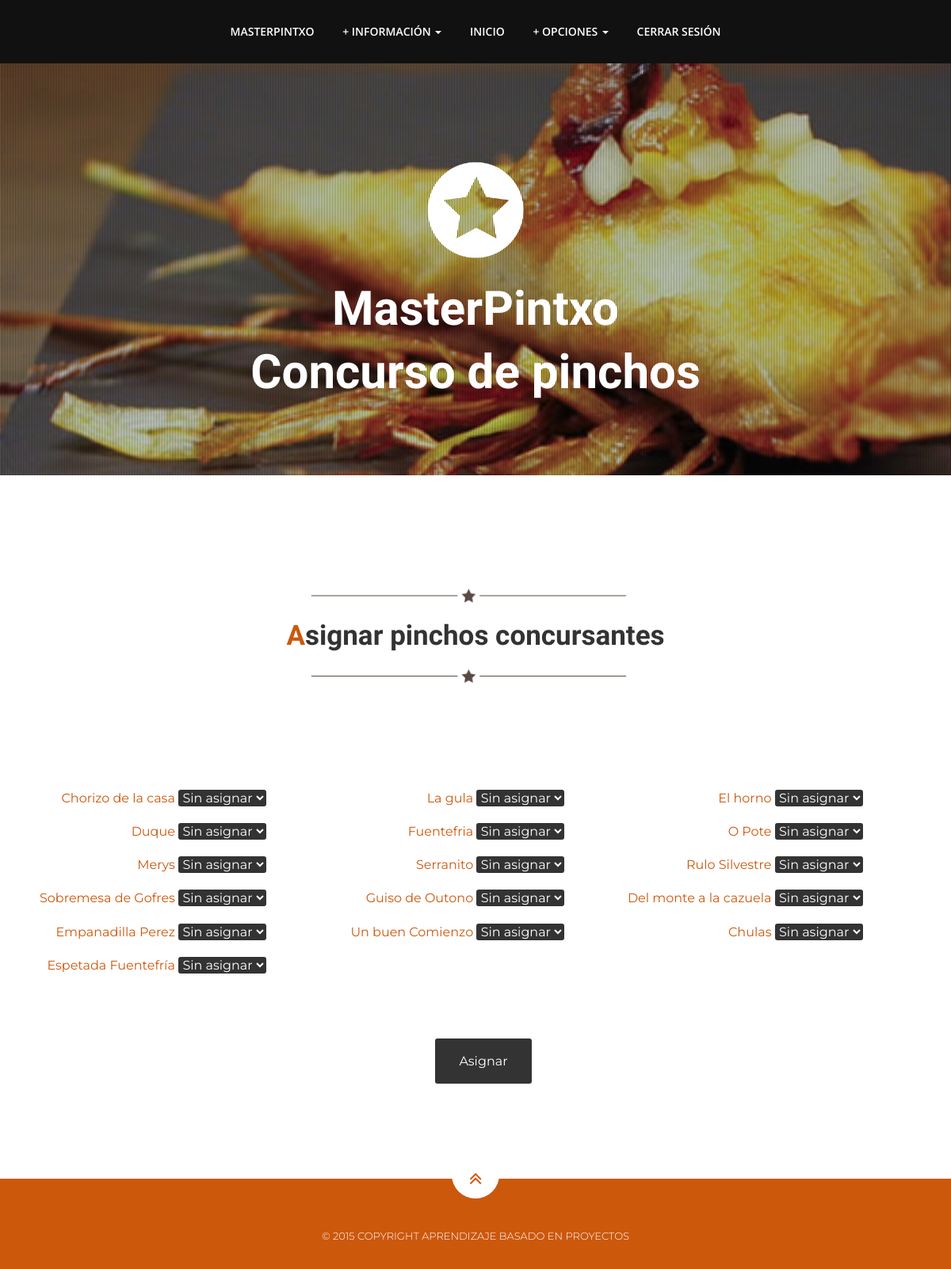
Page /index.php?controller=organizador&action=asignarPinchosVista (signed in) on the committed database.
### tables this page shows
CREATE TABLE IF NOT EXISTS `Pincho` (
  `idPincho` INT NOT NULL COMMENT '',
  `nombreP` VARCHAR(45) NOT NULL COMMENT '',
  `descripcionP` LONGTEXT NOT NULL COMMENT '',
  `precio` VARCHAR(4) NOT NULL COMMENT '',
  `concursante` TINYINT(1) NOT NULL DEFAULT 0 COMMENT '',
  `finalista` TINYINT(1) NOT NULL DEFAULT 0 COMMENT '',
  `Establecimiento_nif` VARCHAR(9) NOT NULL COMMENT '',
  `rutaImagen` VARCHAR(100) NULL COMMENT '',
  `confirmado` TINYINT(1) NOT NULL COMMENT '',
  PRIMARY KEY (`idPincho`)  COMMENT '',
  CONSTRAINT `fk_Pincho_Establecimiento1`
    FOREIGN KEY (`Establecimiento_nif`)
    REFERENCES `Establecimiento` (`nif`)
    ON DELETE NO ACTION
    ON UPDATE NO ACTION);

### nucleo/PDOConnection.php (called while the page is built)
<?php
class PDOConnection {
  private static $dbhost = "127.0.0.1";
  private static $dbname = "G_31MasterPintxo";
  private static $dbuser = "adminG31";
  private static $dbpass = "abc123.";
  private static $db_singleton = null;
  public static function getInstance() {
    if (self::$db_singleton == null) {
      self::$db_singleton = new PDO(
	"mysql:host=".self::$dbhost.";dbname=".self::$dbname.";charset=utf8",
	self::$dbuser,
	self::$dbpass,
	array(
	  PDO::ATTR_EMULATE_PREPARES => false,
	  PDO::ATTR_ERRMODE => PDO::ERRMODE_EXCEPTION
	)
      );
    }
    return self::$db_singleton;
  }
}
?>

### controller/BaseController.php (called while the page is built, shortened)
<?php
require_once(__DIR__ . "/../nucleo/ViewManager.php");
require_once(__DIR__ . "/../model/Organizador.php");
require_once(__DIR__ . "/../model/OrganizadorMapper.php");
class BaseController
{
    public function __construct()
    {
        $this->view = ViewManager::getInstance();
        $this->estMapper = new EstablecimientoMapper();
        $this->orgMapper = new OrganizadorMapper();
        $this->jurPopMapper = new JuradoPopularMapper();
        $this->jurProMapper = new JuradoProfesionalMapper();
        if (isset($_SESSION["currentuser"])) {
            if ($this->orgMapper->comprobarUsuario($_SESSION["currentuser"])) {
                $this->currentUser = new Organizador($_SESSION["currentuser"]);
                $this->username = $this->currentUser->getIdOrganizador();
            } else if ($this->estMapper->consultar($_SESSION["currentuser"])) {
                $this->currentUser = new Establecimiento($_SESSION["currentuser"]);
                $this->view->setVariable("currentusername", $this->currentUser->getNif());
                $this->username = $this->currentUser->getNif();
            } else if ($this->jurProMapper->existeUsuario($_SESSION["currentuser"])) {
                $this->currentUser = new JuradoProfesional($_SESSION["currentuser"]);
                $this->view->setVariable("currentusername", $this->currentUser->getDniJpro());
                $this->username = $this->currentUser->getDniJpro();
            } else if ($this->jurPopMapper->existeUsuario($_SESSION["currentuser"])) {
                $this->currentUser = new JuradoPopular($_SESSION["currentuser"]);
                $this->view->setVariable("currentusername", $this->currentUser->getDniJp());
                $this->view->setVariable("popular", $this->currentUser->getDniJp());
                $this->username = $this->currentUser->getDniJp();
            }
        }
    }
}

### model/Organizador.php (called while the page is built, shortened)
<?php
class Organizador
{
    private $idOrganizador;
    public function __construct($idOrganizador=NULL, $contrasenhaOrganizador=NULL)
    {
        $this->idOrganizador = $idOrganizador;
    }
    public function getIdOrganizador()
    {
        return $this->idOrganizador;
    }
}

### model/OrganizadorMapper.php (called while the page is built, shortened)
<?php
require_once(__DIR__ . "/../nucleo/PDOConnection.php");
class OrganizadorMapper
{
    private $db;
    public function __construct()
    {
        $this->db = PDOConnection::getInstance();
    }
    public function comprobarUsuario($login)
    {
        $stmt = $this->db->prepare("select count(idOrganizador) from Organizador where idOrganizador=?");
        $stmt->execute(array($login));
        if ($stmt->fetchColumn() > 0) {
            return true;
        }
    }
    public function listarNoAsignados()
    {
        $stmt = $this->db->query("select * from Pincho where not idPincho in (select Pincho_idPincho from Pincho_Elegido_JP);");
        return $stmt->fetchAll(PDO::FETCH_ASSOC);
    }
}

### index.php (called while the page is built, shortened)
<?php
function run() {
  try {
    $controller = loadController($_GET["controller"]);
    $actionName = $_GET["action"];
    $controller->$actionName();
  } catch(Exception $ex) {
    die("An exception occured!!!!!".$ex->getMessage());
  }
}
function loadController($controllerName) {
  return new $controllerClassName();
}
run();
?>

### nucleo/ViewManager.php (called while the page is built, shortened)
<?php
class ViewManager {
  private $fragmentContents = array();
  private $variables = array();
  private $currentFragment = self::DEFAULT_FRAGMENT;
  private $layout = "default";
  private function saveCurrentFragment() {
    $this->fragmentContents[$this->currentFragment].=ob_get_contents();
  }
  public function moveToFragment($name) {
      $this->currentFragment = $name;
  }
  public function getFragment($fragment, $default="") {
    return $this->fragmentContents[$fragment];
  }
  public function setVariable($varname, $value, $flash=false) {
    $this->variables[$varname] = $value;
  }
  public function getVariable($varname, $default=NULL) {
    return $this->variables[$varname];
  }
  public function render($controller, $viewname) {
    include(__DIR__."/../vistas/$controller/$viewname.php");
    $this->renderLayout();
  }
  private function renderLayout() {
    include(__DIR__."/../vistas/layouts/".$this->layout.".php");
  }
  private static $viewmanager_singleton = NULL;
  public static function getInstance() {
    if (self::$viewmanager_singleton == null) {
      self::$viewmanager_singleton = new ViewManager();
    }
    return self::$viewmanager_singleton;
  }
}

### vistas/organizador/asignarPinchos.php (the view, shortened to what this page needs)
<?php
require_once(__DIR__ . "/../../nucleo/ViewManager.php");
$view = ViewManager::getInstance();
$listaPinchos = $view->getVariable("listaPinchoO");
?>
										<li class="menuItem"><a href="index.php?controller=usuario&amp;action=index#seccionI">Inicio</a></li>
										<li class="dropdown">
											<a href="#" class="dropdown-toggle" data-toggle="dropdown" role="button" aria-expanded="false"> + opciones <span class="caret"></span></a>
										</li>
										<li class="menuItem"><a href="index.php?controller=usuario&amp;action=logout">Cerrar sesi&oacute;n</a></li>
									</ul>
								</div>
							</div>
						</div>
					</div>
				</div>
			</div>
		</div>
	</div>
	</header>
	<section id="seccionAP">
		<div class="container">
				<div class="heading">
					<img class="dividerline" src="img/sep.png" alt="separador">
					<h2>Asignar pinchos concursantes</h2>
					<img class="dividerline" src="img/sep.png" alt="separador">
					<h3><br></h3>
					<h3><br></h3>
			</div>
		</div>
		<div class="container">
			<form class="form-vertical" action="index.php?controller=organizador&amp;action=asignarPinchos" method="POST">
				<div class="form centrador formAsig">
					<div class="row asigPin">
						<?php foreach($listaPinchos as $pincho):?>
							<div class="col-md-4 asignar">
								<div class="form-group">
									<a target="secundaria" href="index.php?controller=pincho&amp;action=consultarPincho&amp;idPincho=<?php echo $pincho["idPincho"]; ?>#seccionI" class="contact"><?php echo htmlentities($pincho["nombreP"]);?></a>
									<select class="contact submit" name="<?php echo "jurado".$pincho["idPincho"]; ?>">
										<option value="noAsignar">Sin asignar</option>
									</select>
								</div>
							</div>
						<?php endforeach ;?>
					</div>
				</div>
				<div class="input-group centrador">
					<h3><br></h3>
					<input type="submit" class="contact submit" value="Asignar">
				</div>
			</form>
		</div>
	</section>

### controller/OrganizadorController.php (shortened to what this page needs)
<?php
require_once(__DIR__ . "/../model/Organizador.php");
require_once(__DIR__ . "/../model/OrganizadorMapper.php");
require_once(__DIR__ . "/../controller/BaseController.php");
require_once(__DIR__ . "/../nucleo/ViewManager.php");
class OrganizadorController extends BaseController
{
    private $organizadorMapper;
    private $juradoProfesionalMapper;
    public function __construct()
    {
        $this->organizadorMapper = new OrganizadorMapper();
        $this->juradoProfesionalMapper = new JuradoProfesionalMapper();
    }
    public function asignarPinchosVista()
    {
        if (isset($this->currentUser) && $this->organizadorMapper->comprobarUsuario($this->username)) {
            $listaPinchos = $this->organizadorMapper->listarNoAsignados();
            $listaJuradoProfesional = $this->juradoProfesionalMapper->listarJurados();
            $this->view->setVariable("listaPinchoO", $listaPinchos);
            $this->view->setVariable("listaJuradoProfesional", $listaJuradoProfesional);
            $this->view->render("organizador", "asignarPinchos");
        } else {
            echo "Upss! no deberías estar aquí";
            echo "<br>Redireccionando...";
            header("Refresh: 5; index.php?controller=pincho&action=index");
        }
    }
}

### vistas/layouts/default.php (shortened to what this page needs)
<?php
require_once(__DIR__ . "/../../nucleo/ViewManager.php");
$view = ViewManager::getInstance();
?>
<!DOCTYPE html>
<html class="no-js" lang="es">
<head>
    <link rel="stylesheet" type="text/css" media="screen" href="css/bootstrap.css">
    <link rel="stylesheet" href="css/font-awesome.css">
    <link rel="stylesheet" href="css/animate.css">
    <link rel="stylesheet" href="css/theme.css">
    <link rel="stylesheet" href="css/estilo.css">
</head>
<body onload="direcciones(arrayDirecc)">
<div class="wrapper" id="wrapper">
    <header>
        <div class="banner row" id="banner">
            <div class="parallax text-center" style="margin-top:20px; background-image: url(img/pincho_fondo.jpg);">
                <div class="parallax-pattern-overlay">
                    <div class="container text-center" style="height:580px;padding-top:170px;">
                        <a href="#"><img id="site-title" class=" wow fadeInDown" wow-data-delay="0.0s"
                                         wow-data-duration="0.9s" src="img/logo.png" alt="logo"/></a>
                        <h1 class="intro wow zoomIn" wow-data-delay="0.4s" wow-data-duration="0.9s">MasterPintxo</h1>
                        <h2 class="intro wow zoomIn" wow-data-delay="0.4s" wow-data-duration="0.9s">Concurso de
                            pinchos</h2>
                    </div>
                </div>
            </div>
        </div>
        <div class="menu">
            <div class="navbar-wrapper">
                <div class="container">
                    <div class="navwrapper">
                        <div class="navbar navbar-inverse navbar-static-top ">
                            <div class="container">
                                <div class="navArea">
                                    <div class="navbar-collapse collapse">
                                        <ul class="nav navbar-nav">
                                            <li class="menuItem"><a href="index.php">MasterPintxo</a></li>
                                            <li class="dropdown">
                                                <a href="#" class="dropdown-toggle" data-toggle="dropdown" role="button" aria-expanded="false"> + informaci&oacute;n <span class="caret"></span></a>
                                            </li>
                                            <?= $view->getFragment(ViewManager::DEFAULT_FRAGMENT) ?>
                                            <section class="footer" id="footer">
                                                <p class="text-center">
                                                    <a href="#wrapper" class="gototop"><i
                                                            class="fa fa-angle-double-up fa-2x"></i></a>
                                                </p>
                                                <div class="container">
                                                    <p>
                                                        &copy; 2015 Copyright Aprendizaje basado en proyectos<br>
                                                    </p>
                                                </div>
                                            </section>
                                    </div>
</body>
</html>

### css/theme.css (style rules this page uses)
body { font-family:'Montserrat',sans-serif; font-size:16px; line-height:1.7; color:#777; font-weight:400; overflow-x:hidden; }
h1,h2,h3,h4,h5,h6 { color:#333; line-height:1.4; font-weight:700; }
a,a:hover { color:#cc580c; text-decoration: none; }
img { max-width: 100%; }
.menu { margin-top:0px; position:absolute; z-index:999; margin-top:20px; left:0px; right:0px; bottom:0; top:-20px !important; }
.navwrapper .container { padding:0; width:auto; }
.nav>li>a { display:inline-block; }
.navbar-nav>li { float:none; display:inline-block; }
.navbar-nav { margin:0 auto; text-align:center; float:none; }
.navbar-wrapper { margin-top:0px; height:80px; position:relative; z-index:15; }
.navbar-wrapper .container { padding:0px; }
.navbar-collapse { padding:0; }
.navbar.navbar-inverse.navbar-static-top { margin:0px auto; background:none; color:#c3c8d6; border:none; font-family:'Open Sans',sans-serif; font-size:14px; font-weight:600; text-transform:uppercase; }
.navbar.navbar-inverse.navbar-static-top a { color:#fff; padding:31px 16px; line-height:18px; text-align:center; }
.stuckMenu { -o-transition:all .5s; -ms-transition:all .5s; -moz-transition:all .5s; -webkit-transition:all .5s; transition:all .5s; background:#111; }
.collapse { display: block !important; }
header { padding-bottom:50px; }
.intro { font-family:'Playball',cursive; font-size:60px; line-height:1.0; font-weight: 900; color:#fff; }
.parallax { text-align:center; background-position:center center; background-repeat:no-repeat; background-size:cover; background-attachment:fixed !important; overflow:hidden; }
.parallax-pattern-overlay { background-image:url(../img/pattern.png); background-repeat: repeat; }
.heading { padding-bottom:15px; text-align:center; max-width:960px; margin:0px auto; padding-top:80px; }
.heading h2 { font-weight:700; font-family:'Playball',cursive; font-size:35px; color:#333; margin:0; padding:5px; }
.heading h2::first-letter { color:#cc580c; }
.heading h3 { font-size:16px; line-height:1.7; }
img#site-title { max-width: 150px; }
input.contact { background:#fff; border:solid 1px #ddd; color:#000; padding:15px 30px; margin-right:3%; margin-bottom:30px; outline:none; }
.contact.submit { background:#333; font-family:'Montserrat',sans-serif; color:#fff; font-size:16px; font-weight:400; text-align:center; margin:0px; border:none !important; border-radius:3px; }
.footer { background:#cc580c; margin-top:120px; position:relative; }
.footer .container { padding:60px 0 20px; }
.footer p { color:#fff; font-size:13px; line-height:24px; font-weight:300; text-align:center; text-transform:uppercase; }
.gototop { display:inline-block; width:60px; height:60px; background:#fff; position:absolute; margin-left:-30px; top:-35px; border-radius:50%; }
.gototop i { color:#cc580c; line-height:70px; }
.footer a,.footer a:hover { color:#fff; }

### css/estilo.css (style rules this page uses)
.centrador { margin: 0 auto; text-align:center; }
@media (min-width: 992px) { .container form { padding-left: 20px !important; } }
.formAsig { margin-right: 16%; }
.asignar { text-align: right; }
.asigPin { width: 120%; margin-left: -8%; }

### rows in the picture
pincho: nombreP "Chorizo de la casa", idPincho "Sin asignar"
pincho: nombreP "La gula", idPincho "Sin asignar"
pincho: nombreP "El horno", idPincho "Sin asignar"
pincho: nombreP "Duque", idPincho "Sin asignar"
pincho: nombreP "Fuentefria", idPincho "Sin asignar"
pincho: nombreP "O Pote", idPincho "Sin asignar"
pincho: nombreP "Merys", idPincho "Sin asignar"
pincho: nombreP "Serranito", idPincho "Sin asignar"
pincho: nombreP "Rulo Silvestre", idPincho "Sin asignar"
pincho: nombreP "Sobremesa de Gofres", idPincho "Sin asignar"
pincho: nombreP "Guiso de Outono", idPincho "Sin asignar"
pincho: nombreP "Del monte a la cazuela", idPincho "Sin asignar"
pincho: nombreP "Empanadilla Perez", idPincho "Sin asignar"
pincho: nombreP "Un buen Comienzo", idPincho "Sin asignar"
pincho: nombreP "Chulas", idPincho "Sin asignar"
pincho: nombreP "Espetada Fuentefría", idPincho "Sin asignar"
